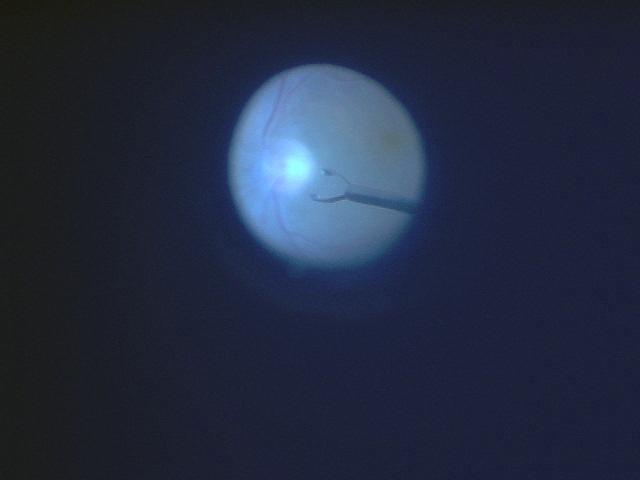
#> input picture project_data/a/000224.png, 640 x 480 px; its folder holds 4 pictures in this run; the run also reads 1 picture not shown here
$ python black_and_white_simple_approach.py   (older library calls are emulated)
#> lines starting #> are read from the running program, lines starting #| are printed output that depends on the picture
### toolsHW4.py
"""
Contains functions that are mainly used in all exercises of HW2
"""

# Imports
import numpy as np
import matplotlib.pyplot as plt
plt.rcParams['image.cmap'] = 'gray'
import time
from scipy.misc import imresize
from scipy.signal import convolve2d
import scipy.signal as signal
from itertools import chain
from skimage import feature, color
import os
import sys
from skimage.feature import match_template

################
# Load images from Folder
################

def load_images_from_folder(folder):
    images = []
    for filename in os.listdir(folder):
        img = plt.imread(os.path.join(folder,filename))
        if img is not None:
            images.append(img)
    return images

# [5 lines left out: function imagespaths_from_folder, not called in this run]

def imagesfilename_from_folder(folder):
#> pass 3 of the loop in imagesfilename_from_folder, `for filename in os.listdir(folder):`:
#> the loop made 4 passes; the first 3 are shown
    filenames = []
    for filename in os.listdir(folder):
        if filename != ".DS_Store":
            filenames.append(filename)
    return filenames

# [9 lines left out: function min_max_eye, not called in this run]

#####################################
# Find dominant color channel
#####################################
def find_dominant_channel(img):
    # find out which color channel is dominant
    # check for each channel if its mean is higher than the mean before
    om = 0
    for i in range(np.shape(img)[2]):
        nm = np.mean(img[:, :, i])
        if nm > om:
            om = nm
    return((i, om))


##############################################################################
#                        Functions to complete                               #
##############################################################################

################
# EXERCISE 1.1 #
################


# [80 lines left out: functions edge_map, fit_line, not called in this run]


################
# EXERCISE 1.3 #
################

def quadrat(x):
    return x ** 2

# [264 lines left out: functions point_to_line_dist, detecingEyeCenterAndSize, performRANSAC, mirrorTextureAt45Degree, rotateTexture90, rotateTexture180 and 3 more, not called in this run]

### black_and_white_simple_approach.py
####################################
#
# BLACK AND WHITE SIMPLE APPROACH
#
# define a filter around the first point and use this to search on the following image
# assumption : from one image to the other, the shape, location and color of the tweezer does not change much
# SIMPLIFICATION   : only focus on the dominant color channel to be faster.
# time : 23 sec

# ----------------------------------------------------------------------------------------------------------------------
# loading modules
import sys
import matplotlib
matplotlib.rcParams['image.cmap'] = 'gray'
matplotlib.rcParams['image.interpolation'] = 'nearest'
import matplotlib.pyplot as plt
import matplotlib.patches as patches
import numpy as np
from skimage import feature, color
from scipy.signal import convolve2d
import datetime
import time
import os
from PIL import Image
import csv
from skimage.feature import match_template
from toolsHW4 import *

# loading images
dataset = 1  # 1 is a, 0 is b
if dataset == 1:
    folder = 'project_data/a/'
    xFirstSolution, yFirstSolution = 348, 191
    newfolder = 'project_data/a_black_and_white_approach_filter_res/'
    patch_half_size = 50
    name = 'a'
else:
    folder = 'project_data/b/'
    xFirstSolution, yFirstSolution = 439, 272
    newfolder = 'project_data/b_black_and_white_approach_filter_res/'
    patch_half_size = 20
    name = 'b'

# Load the images and sort the paths to the sequenced names
filenames = imagesfilename_from_folder(folder)
filenames = np.sort(filenames)
#print(filenames)
filename = filenames[0]
filepath = os.path.join(folder,filename)
filepath2 = os.path.join(folder, filenames[1])
img = plt.imread(filepath)
#> img is the input picture: shape (480, 640, 3) float32; mean R, G, B 0.137, 0.17, 0.254
img2 = plt.imread(filepath2)
imgs = load_images_from_folder(folder)
#> pass 3 of the loop in load_images_from_folder, `for filename in os.listdir(folder):`:
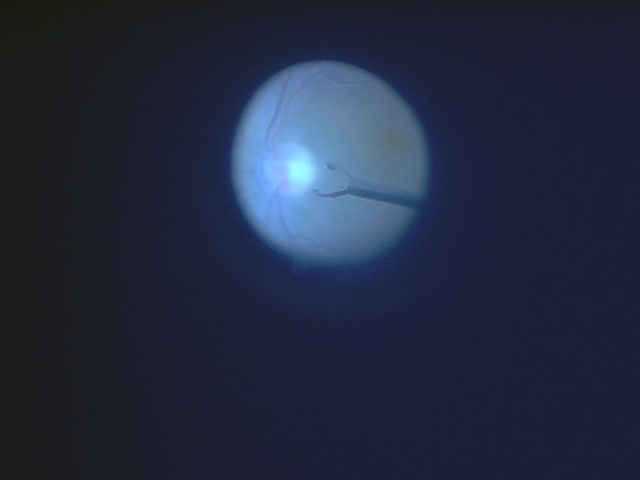
#> input picture project_data/a/000226.png, 640 x 480 px
#> in load_images_from_folder, img is the input picture: shape (480, 640, 3) float32; mean R, G, B 0.137, 0.169, 0.253
#> the loop made 4 passes; the first 3 are shown

# load coordinates of first point
loc = (yFirstSolution, xFirstSolution)

# ---------------------------------------------------------------------------------------------------------------------


img = plt.imread(os.path.join(folder, filenames[0]))
img = img[:, :, find_dominant_channel(img)[0]]
#> the loop in find_dominant_channel, `for i in range(np.shape(img)[2]):` made 3 passes
#> (nm, om) on passes 1 to 3: (0.137, 0.137), (0.17, 0.17), (0.254, 0.254)
#> after the loop in find_dominant_channel, `for i in range(np.shape(img)[2]):`: om = 0.254
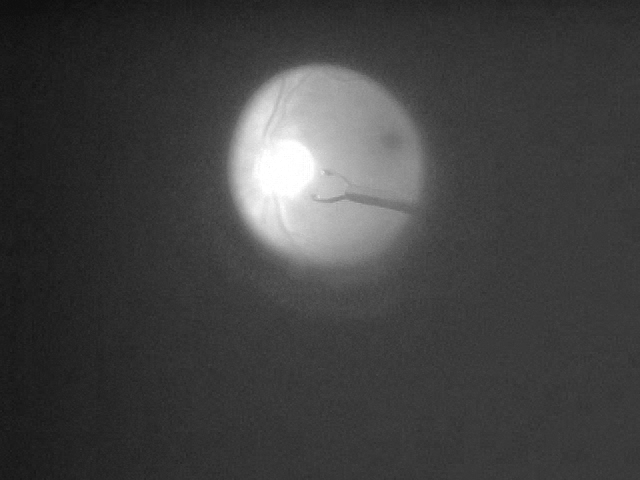
#> img: shape (480, 640) float32; min 0.0549, max 1, mean 0.254
patch = img[(loc[0] - patch_half_size):(loc[0] + patch_half_size), (loc[1] - patch_half_size):(loc[1] + patch_half_size)]
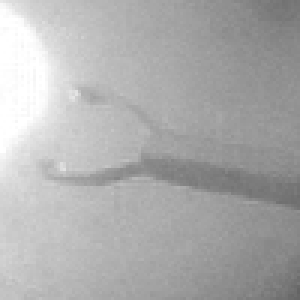
#> patch: shape (100, 100) float32 (shown 3 times larger); min 0.392, max 1, mean 0.681

# timestamp start
ts1 = time.time()
st = datetime.datetime.fromtimestamp(ts1).strftime('%Y-%m-%d %H:%M:%S')
print(st)

coordmax_list = list()
resimg_list = list()
for i in filenames[1:]:
    curr_img = plt.imread(os.path.join(folder, i))
    curr_img = curr_img[:, :, find_dominant_channel(curr_img)[0]]
#> the loop in find_dominant_channel (call 2), `for i in range(np.shape(img)[2]):` made 3 passes
#> (nm, om) on passes 1 to 3: (0.136, 0.136), (0.17, 0.17), (0.253, 0.253)
    #print("curr_img=" + str(np.shape(curr_img)) + " patch=" + str(np.shape(patch)))
    corr = match_template(curr_img, patch, pad_input=True)
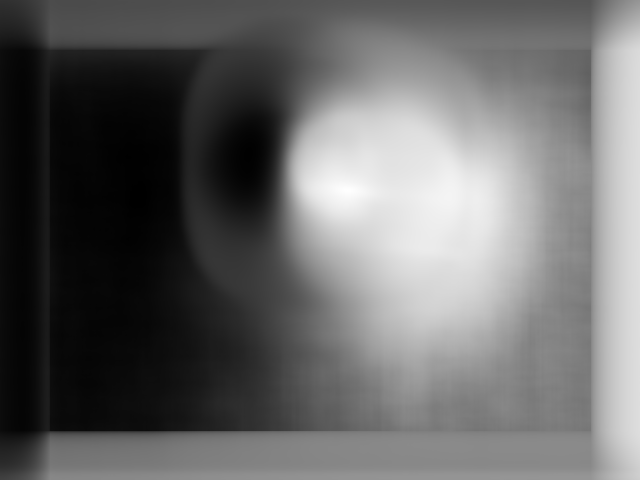
#> corr: shape (480, 640) float32; min -0.852, max 0.991, mean -0.101; drawn with min black and max white
    loc = tuple((np.where(corr == np.max(corr))[0][0], np.where(corr == np.max(corr))[1][0]))
#> loc = (190, 347)
    coordmax_list.append((loc, i))
    plt.imshow(curr_img)
    plt.scatter(x=[loc[1]], y=[loc[0]], c='r', s=10)
    plt.savefig(newfolder + i)
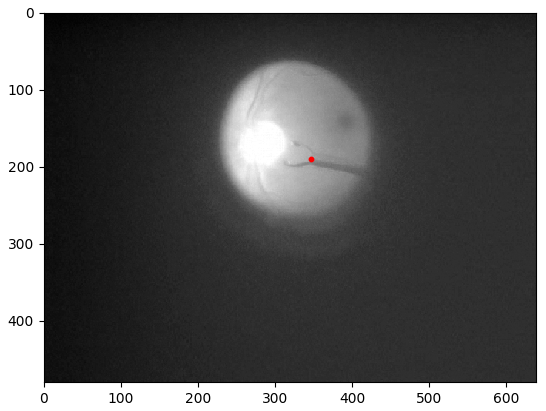
#> figure drawn by matplotlib, 1 panel

    plt.clf()
    patch = curr_img[(loc[0] - patch_half_size):(loc[0] + patch_half_size), (loc[1] - patch_half_size):(loc[1] + patch_half_size)]
#> pass 3 of the loop `for i in filenames[1:]:`:
#> curr_img: shape (480, 640) float32
#> `corr = match_template(curr_img, patch, pad_input=True)`:
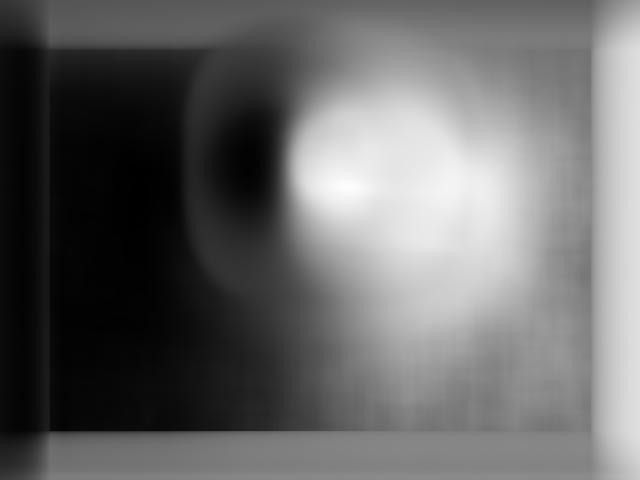
#> corr: shape (480, 640) float32; min -0.865, max 0.996, mean -0.104; drawn with min black and max white
#> loc = (186, 348)
#> `patch = curr_img[(loc[0] - patch_half_size):(loc[0] + patch_half_size)..`:
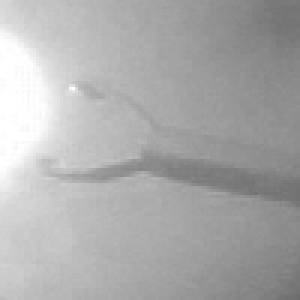
#> patch: shape (100, 100) float32 (shown 3 times larger); min 0.42, max 1, mean 0.675

# timestamp stop
sys.stdout.write('\r')
ts = time.time()
st = datetime.datetime.fromtimestamp(ts).strftime('%Y-%m-%d %H:%M:%S')
print(st)
